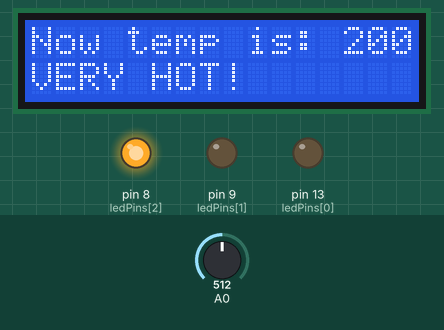
Simulated run of this sketch. Board: Arduino Uno, built with avr-gcc and run on an emulated ATmega328P. On the bench: 16×2 character LCD, output pins drawn as LEDs (lit = HIGH). The test bench sets the inputs (shaded band); at power-on: A0 = 512.

Above: at 1.2 s.
1.3 s: A0 set to 165
At 2.6 s:
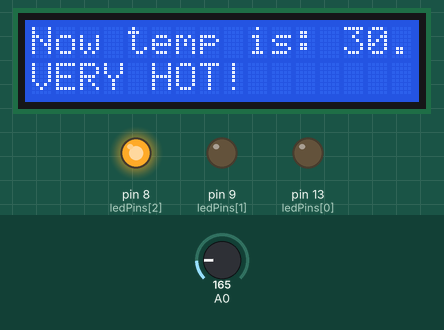
3.5 s: A0 set to 155
At 4.6 s:
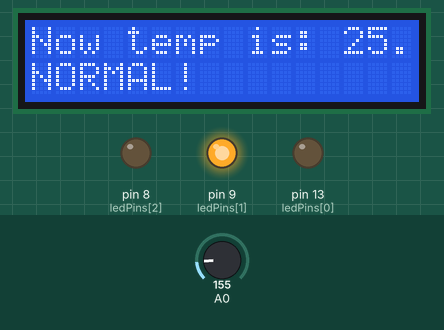
5.5 s: A0 set to 122
At 6.6 s:
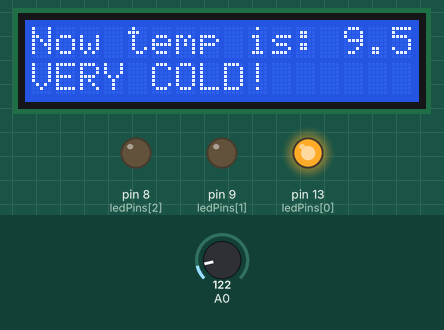
Timing chart, 0 to 8.5 s (numbered marks = the images above; inputs shaded):
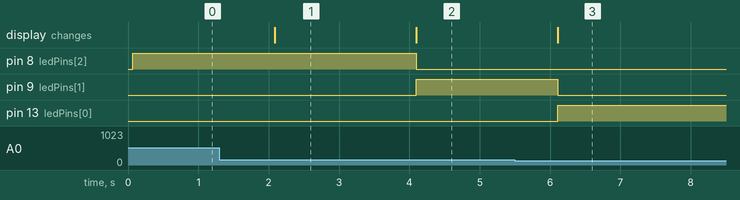

The sketch:

lcd.ino
```cpp
#include <LiquidCrystal.h>


//define variable for temperature sensor;
//define variables for temperature and after convert to Celsius, voltage
//define an array for LEDs
//defina an array for LCD pins
int sensor = A0;
float temp, tempc, volt;
int ledPins[] = {13, 9, 8};
LiquidCrystal lcd(12, 11, 5, 4, 3, 2);

//function take some int values(in our case it will be temperature) and return converted voltage
float get_vol(int pin){
return (analogRead(pin) * 0.004882814);
}

//define an amount of symbols and rows on LCD
void setup(){
  lcd.begin(16, 2);
  for (int i = 0; i < sizeof(ledPins) / sizeof(ledPins[0]); i++){
    pinMode(ledPins[i], OUTPUT);
  }
}


void loop(){
  volt = get_vol(temp);
  tempc = (volt - 0.5) * 100.0;

  lcd.clear();
  lcd.setCursor(0, 0);
  lcd.print("Now temp is: ");
  lcd.print(tempc);

  lcd.setCursor(0, 1);

  if (tempc < 25){
    digitalWrite(ledPins[0], HIGH);
    digitalWrite(ledPins[1], LOW);
    digitalWrite(ledPins[2], LOW);
    lcd.print("VERY COLD!");
  }else if (tempc >= 25 && tempc < 26){
    digitalWrite(ledPins[0], LOW);
    digitalWrite(ledPins[1], HIGH);
    digitalWrite(ledPins[2], LOW);
    lcd.print("NORMAL!");
  }else if (tempc >= 26){
    digitalWrite(ledPins[0], LOW);
    digitalWrite(ledPins[1], LOW);
    digitalWrite(ledPins[2], HIGH);
    lcd.print("VERY HOT!");
  }
  delay(1000);
}
```

Measured:
- the behaviour switches between 156 and 155 on A0 (found by bisection; images 1 and 2)
- after the input at 1.3 s, the display: changes after 0.78 s (image 1)
- after the input at 3.5 s, pin 8 (ledPins[2]): HIGH → LOW after 0.59 s; pin 9 (ledPins[1]): LOW → HIGH after 0.59 s; the display: changes after 0.60 s (image 2)
- after the input at 5.5 s, pin 9 (ledPins[1]): HIGH → LOW after 0.61 s; pin 13 (ledPins[0]): LOW → HIGH after 0.61 s; the display: changes after 0.61 s (image 3)
